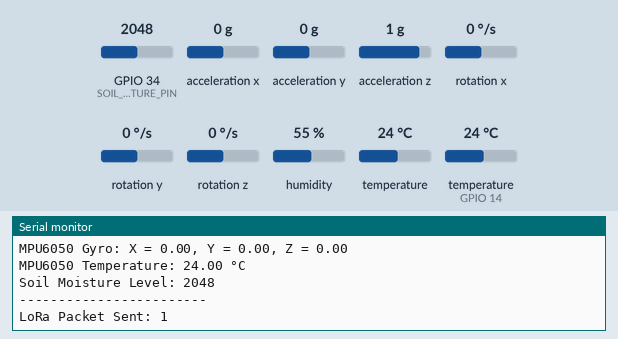
A sketch run on a simulated ESP32. On the bench: the last lines printed to the serial monitor. Inputs (shaded band) come from the test bench; at power-on: acceleration x 0 g, humidity 55 %, GPIO 34 (SOIL_MOISTURE_PIN) = 2048, acceleration y 0 g, temperature (sensor on GPIO 14) 24 °C, acceleration z 1 g, rotation x 0 °/s, rotation y 0 °/s, rotation z 0 °/s, temperature 24 °C. No radio packets arrive unless stated.

Above: at 2.4 s.
2.5 s: acceleration x set to -1.4 g
At 4.5 s:
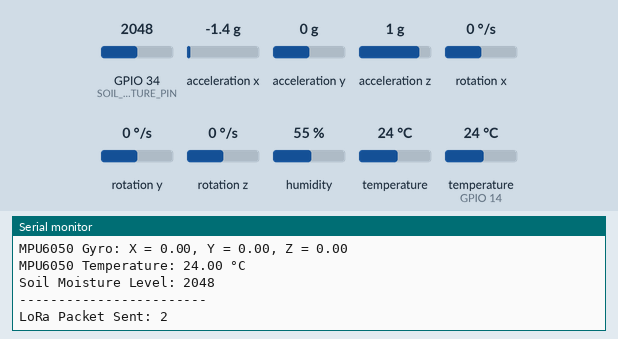
4.7 s: humidity set to 22 %
At 6.2 s:
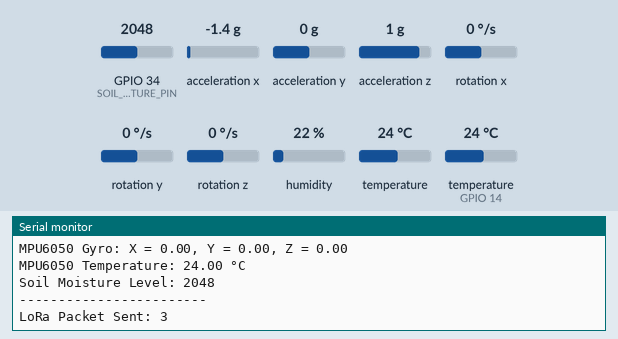
6.9 s: GPIO 34 (SOIL_MOISTURE_PIN) set to 2866
At 7.03 s:
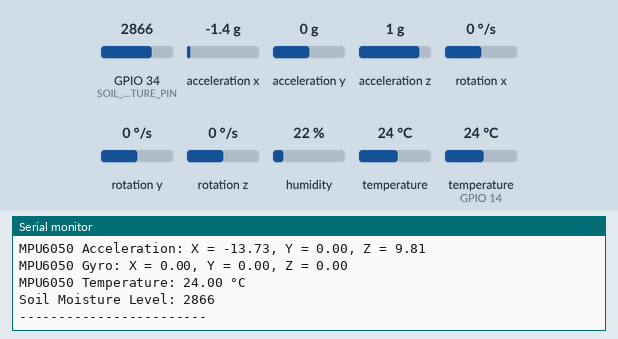
9.1 s: acceleration y set to -1.4 g
At 11.0 s:
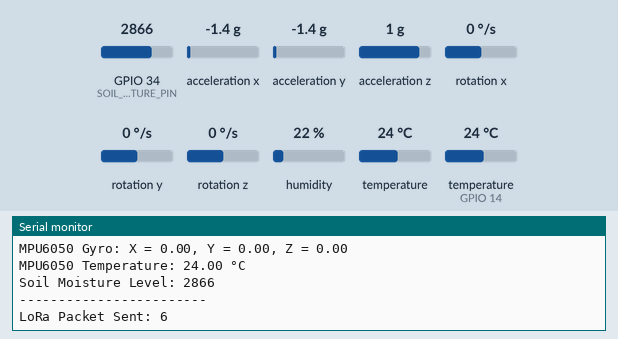
11.3 s: temperature (sensor on GPIO 14) set to 12 °C
At 12.6 s:
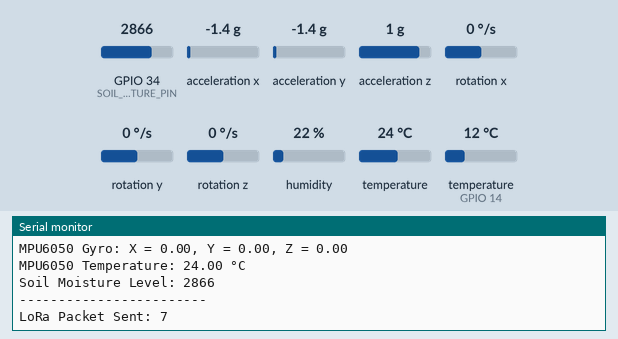
13.5 s: acceleration z set to -1.4 g
At 13.9 s:
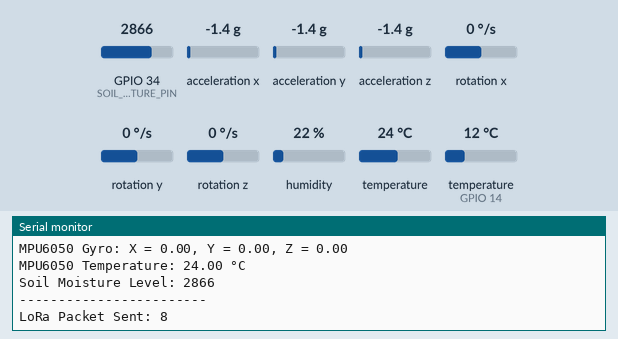
Timing chart, 0 to 16.5 s (numbered marks = the images above; inputs shaded):
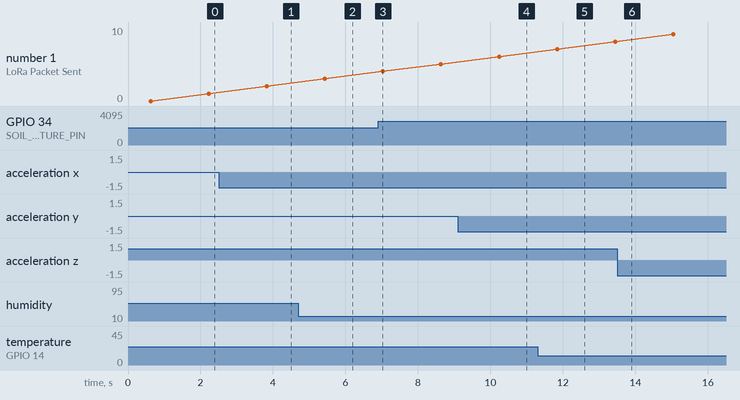

Measured:
- after the input at 2.5 s, the serial monitor: prints a new line after 1.3 s (image 1)
- after the input at 4.7 s, the serial monitor: prints a new line after 0.65 s (image 2)
- after the input at 6.9 s, the serial monitor: prints a new line after 0.07 s (image 3)
- after the input at 9.1 s, the serial monitor: prints a new line after 1.1 s (image 4)

The sketch:

slaveESP32.ino
```cpp
/**
 * MPU6050 + DHT11 + Soil Moisture Sensor + LoRa Transmitter
 * Reads accelerometer, gyroscope, and temperature from MPU6050
 * Reads temperature and humidity from DHT11
 * Reads soil moisture level from analog sensor
 * Sends data via LoRa communication
 *
 * Author: Lenin Valentine
 */

#include <Adafruit_MPU6050.h>
#include <Adafruit_Sensor.h>
#include <Wire.h>
#include <DHT11.h>
#include <SPI.h>
#include <LoRa.h>

// DHT11 & Soil Moisture Pins
#define DHT_PIN 14           // DHT11 sensor pin
#define SOIL_MOISTURE_PIN 34  // Soil Moisture Sensor connected to GPIO34

// LoRa Pins
#define PIN_LORA_COPI   23
#define PIN_LORA_CIPO   19
#define PIN_LORA_SCK    18
#define PIN_LORA_CS     5
#define PIN_LORA_RST    2
#define PIN_LORA_DIO0   4
#define LORA_FREQUENCY  433E6  // LoRa Frequency

// Sensor Objects
DHT11 dht11(DHT_PIN);
Adafruit_MPU6050 mpu;
int counter = 0;

void setup() {
    Serial.begin(115200);
    Wire.begin(21, 22);  // ESP32 I2C: SDA = GPIO21, SCL = GPIO22

    // Initialize MPU6050
    Serial.println("Initializing MPU6050...");
    if (!mpu.begin()) {
        Serial.println("Failed to find MPU6050");
        while (1);
    }
    Serial.println("MPU6050 Initialized!");

    mpu.setAccelerometerRange(MPU6050_RANGE_8_G);
    mpu.setGyroRange(MPU6050_RANGE_500_DEG);
    mpu.setFilterBandwidth(MPU6050_BAND_21_HZ);

    // Initialize LoRa
    Serial.println("Initializing LoRa...");
    LoRa.setPins(PIN_LORA_CS, PIN_LORA_RST, PIN_LORA_DIO0);
    LoRa.setSPIFrequency(20000000);
    LoRa.setTxPower(20);

    if (!LoRa.begin(LORA_FREQUENCY)) {
        Serial.println("Starting LoRa failed!");
        while (1);
    }
    Serial.println("LoRa Initialized!");
}

void loop() {
    // Read MPU6050 Data
    sensors_event_t a, g, temp;
    mpu.getEvent(&a, &g, &temp);

    // Read DHT11 Data
    int temperature = 0, humidity = 0;
    int result = dht11.readTemperatureHumidity(temperature, humidity);

    // Read Soil Moisture Sensor
    int soilMoistureValue = analogRead(SOIL_MOISTURE_PIN);

    // Print Data Locally
    Serial.println("\n--- Sensor Readings ---");

    if (result == 0) {
        Serial.print("DHT11 Temperature: ");
        Serial.print(temperature);
        Serial.println(" °C");

        Serial.print("DHT11 Humidity: ");
        Serial.print(humidity);
        Serial.println(" %");
    } else {
        Serial.println(DHT11::getErrorString(result));
    }

    Serial.print("MPU6050 Acceleration: X = ");
    Serial.print(a.acceleration.x);
    Serial.print(", Y = ");
    Serial.print(a.acceleration.y);
    Serial.print(", Z = ");
    Serial.println(a.acceleration.z);

    Serial.print("MPU6050 Gyro: X = ");
    Serial.print(g.gyro.x);
    Serial.print(", Y = ");
    Serial.print(g.gyro.y);
    Serial.print(", Z = ");
    Serial.println(g.gyro.z);

    Serial.print("MPU6050 Temperature: ");
    Serial.print(temp.temperature);
    Serial.println(" °C");

    Serial.print("Soil Moisture Level: ");
    Serial.println(soilMoistureValue);

    Serial.println("------------------------");

    // Send Data via LoRa
    LoRa.beginPacket();
    LoRa.print("Packet ");
    LoRa.print(counter);
    LoRa.print(" | Temp: ");
    LoRa.print(temperature);
    LoRa.print("C | Humidity: ");
    LoRa.print(humidity);
    LoRa.print("% | Soil: ");
    LoRa.print(soilMoistureValue);
    LoRa.print(" | MPU Temp: ");
    LoRa.print(temp.temperature);
    LoRa.println("C");
    LoRa.endPacket();

    Serial.print("LoRa Packet Sent: ");
    Serial.println(counter);

    counter++;
    delay(1000);  // 1 second delay
}
```
